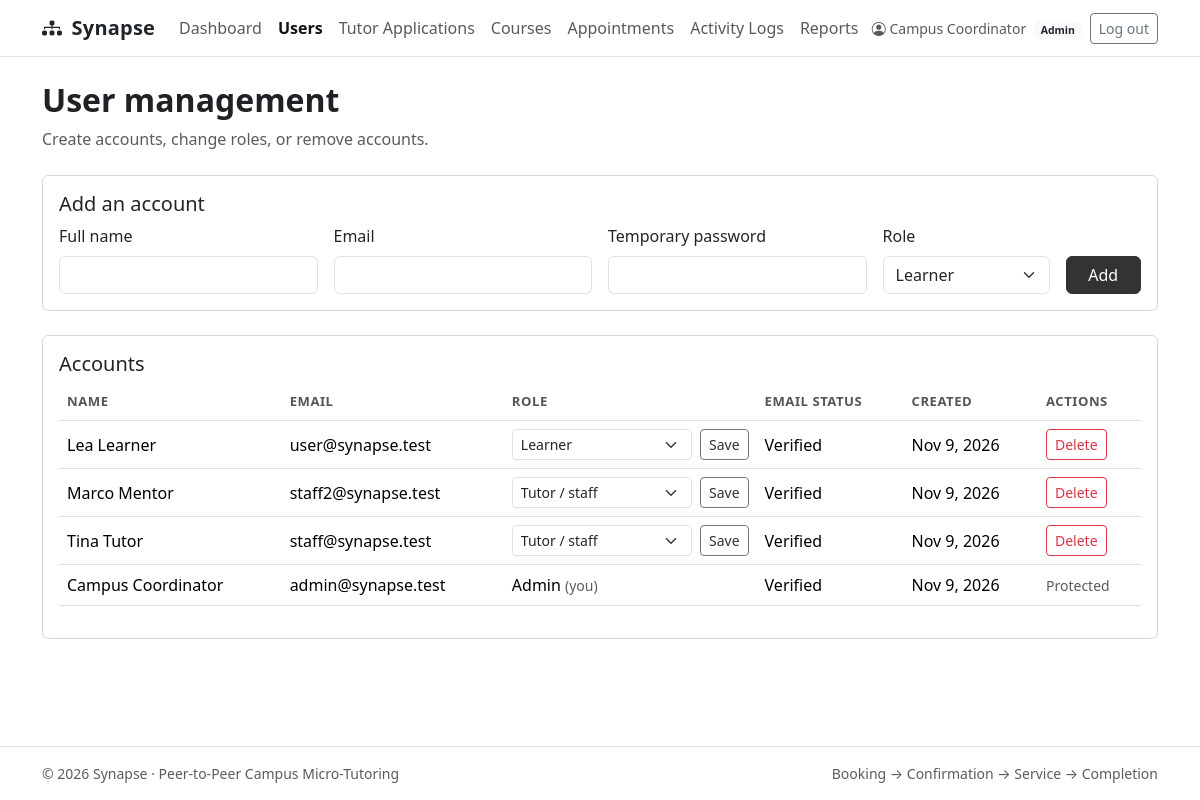
The page /admin/users.php (signed in) on the database its author committed.
### tables this page shows
CREATE TABLE IF NOT EXISTS users (
    id INT AUTO_INCREMENT PRIMARY KEY,
    full_name VARCHAR(100) NOT NULL,
    email VARCHAR(150) NOT NULL UNIQUE,
    password_hash VARCHAR(255) NOT NULL,
    role ENUM('admin', 'staff', 'user') NOT NULL DEFAULT 'user',
    is_verified TINYINT(1) NOT NULL DEFAULT 1,
    verification_token CHAR(32) NULL,
    token_expires_at DATETIME NULL,
    created_at TIMESTAMP NOT NULL DEFAULT CURRENT_TIMESTAMP
);

### config/env.php (called while the page is built, shortened)
<?php
function project_env(string $key, string $default = ''): string
{
    $value = $_ENV[$key] ?? getenv($key);
    return ($value === false || $value === null || $value === '') ? $default : (string) $value;
}

### includes/functions.php (called while the page is built, shortened)
<?php
require_once __DIR__ . '/../config/env.php';
require_once __DIR__ . '/../config/database.php';
function db(): mysqli
{
    global $conn;
    return $conn;
}
function e(mixed $value): string
{
    return htmlspecialchars((string) $value, ENT_QUOTES | ENT_SUBSTITUTE, 'UTF-8');
}
function url(string $path = ''): string
{
    return rtrim(project_env('APP_URL', 'http://localhost/Synapse'), '/') . '/' . ltrim($path, '/');
}
function current_user(): ?array
{
    return $_SESSION['user'] ?? null;
}
function dashboard_for(string $role): string
{
    if ($role === 'admin') return 'admin/dashboard.php';
    return 'user/dashboard.php';
}
function require_role(string|array $roles): array
{
    $user = current_user();
    $stmt = db()->prepare('SELECT full_name, email, role, is_verified FROM users WHERE id = ?');
    $stmt->bind_param('i', $user['id']);
    $stmt->execute();
    $account = $stmt->get_result()->fetch_assoc();
    $user = $_SESSION['user'];
    return $user;
}
function format_date(string $date): string
{
    return date('M j, Y', strtotime($date));
}

### admin/users.php (the view, shortened to what this page needs)
<?php
require_once __DIR__ . '/../includes/functions.php';
$admin = require_role('admin');
$users = db()->query('SELECT id, full_name, email, role, is_verified, created_at FROM users ORDER BY id DESC');
require __DIR__ . '/../includes/header.php';
?>
<div class="mb-4"><h1 class="page-heading h2">User management</h1><p class="text-muted mb-0">Create accounts, change roles, or remove accounts.</p></div>
<div class="card mb-4"><div class="card-body"><h2 class="h5">Add an account</h2><form method="post" class="row g-3">
    <div class="col-md-3"><label class="form-label">Full name</label><input class="form-control" name="full_name" maxlength="100" required></div>
    <div class="col-md-3"><label class="form-label">Email</label><input class="form-control" type="email" name="email" maxlength="150" required></div>
    <div class="col-md-3"><label class="form-label">Temporary password</label><input class="form-control" type="password" name="password" minlength="8" required></div>
    <div class="col-md-2"><label class="form-label">Role</label><select class="form-select" name="role"><option value="user">Learner</option><option value="staff">Tutor / staff</option><option value="admin">Admin</option></select></div>
    <div class="col-md-1 d-flex align-items-end"><button class="btn btn-primary w-100" type="submit">Add</button></div>
</form></div></div>
<div class="card"><div class="card-body"><h2 class="h5">Accounts</h2><div class="table-responsive"><table class="table align-middle"><thead><tr><th>Name</th><th>Email</th><th>Role</th><th>Email status</th><th>Created</th><th>Actions</th></tr></thead><tbody>
<?php while ($row = $users->fetch_assoc()): ?><tr><td><?= e($row['full_name']) ?></td><td><?= e($row['email']) ?></td><td>
    <?php if ((int) $row['id'] === (int) $admin['id']): ?><?= e(ucfirst($row['role'])) ?> <span class="text-muted small">(you)</span>
    <?php else: ?><form method="post" class="d-flex gap-2"><select class="form-select form-select-sm" name="role"><option value="user" <?= $row['role'] === 'user' ? 'selected' : '' ?>>Learner</option><option value="staff" <?= $row['role'] === 'staff' ? 'selected' : '' ?>>Tutor / staff</option></select><button class="btn btn-sm btn-outline-primary" name="action_button" value="save">Save</button></form><?php endif; ?>
    </td><td><?= (int) $row['is_verified'] === 1 ? 'Verified' : 'Pending' ?></td><td><?= e(format_date(substr($row['created_at'], 0, 10))) ?></td><td><?php if ((int) $row['id'] !== (int) $admin['id']): ?><form method="post" data-confirm="Delete this account and its linked bookings?"><input type="hidden" name="csrf_token" value="<?= e(csrf_token()) ?>"><input type="hidden" name="action" value="delete"><input type="hidden" name="id" value="<?= (int) $row['id'] ?>"><button class="btn btn-sm btn-outline-danger" type="submit">Delete</button></form><?php else: ?><span class="text-muted small">Protected</span><?php endif; ?></td></tr><?php endwhile; ?>
</tbody></table></div></div></div>
<?php require __DIR__ . '/../includes/footer.php'; ?>

### includes/header.php (shortened to what this page needs)
<?php
$loggedInUser = current_user();
$currentPath = $_SERVER['SCRIPT_NAME'] ?? '';
$nav = [];
if ($loggedInUser) {
    if ($loggedInUser['role'] === 'admin') {
        $nav = ['admin/dashboard.php' => 'Dashboard', 'admin/users.php' => 'Users', 'admin/tutor_applications.php' => 'Tutor Applications', 'admin/courses.php' => 'Courses', 'admin/appointments.php' => 'Appointments', 'admin/activity_logs.php' => 'Activity Logs', 'admin/reports.php' => 'Reports'];
    } elseif ($loggedInUser['role'] === 'staff') {
        $nav = ['staff/dashboard.php' => 'Approval Queue', 'staff/schedule.php' => 'My Availability'];
    } else {
        $nav = ['user/dashboard.php' => 'My Sessions', 'user/tutors.php' => 'Find a Tutor', 'user/book_appointment.php' => 'Book Session', 'user/tutor_application.php' => 'Apply as Tutor'];
    }
}
?>
<!doctype html>
<html lang="en">
<head>
    <link href="https://cdn.jsdelivr.net/npm/bootstrap@5.3.3/dist/css/bootstrap.min.css" rel="stylesheet">
    <link href="https://cdn.jsdelivr.net/npm/bootstrap-icons@1.11.3/font/bootstrap-icons.min.css" rel="stylesheet">
    <link href="<?= e(url('assets/css/style.css')) ?>" rel="stylesheet">
</head>
<body class="d-flex flex-column min-vh-100">
<nav class="navbar navbar-expand-lg navbar-light bg-white border-bottom no-print">
    <div class="container">
        <a class="navbar-brand fw-bold text-dark" href="<?= e(url($loggedInUser ? dashboard_for($loggedInUser['role']) : 'index.php')) ?>"><i class="bi bi-diagram-3-fill me-1"></i> Synapse</a>
        <div class="collapse navbar-collapse" id="mainNav">
            <ul class="navbar-nav me-auto">
                <?php foreach ($nav as $path => $label): ?><li class="nav-item"><a class="nav-link <?= str_ends_with($currentPath, $path) ? 'active' : '' ?>" href="<?= e(url($path)) ?>"><?= e($label) ?></a></li><?php endforeach; ?>
            </ul>
            <ul class="navbar-nav align-items-lg-center gap-lg-2">
                <?php if ($loggedInUser): ?>
                    <li class="nav-item"><span class="navbar-text small"><i class="bi bi-person-circle"></i> <?= e($loggedInUser['full_name']) ?> <span class="badge bg-light text-dark ms-1"><?= e(ucfirst($loggedInUser['role'])) ?></span></span></li>
                    <li class="nav-item"><form method="post" action="<?= e(url('logout.php')) ?>" class="d-inline"><?= csrf_field() ?><button class="btn btn-outline-secondary btn-sm mt-2 mt-lg-0" type="submit">Log out</button></form></li>
                <?php endif; ?>
            </ul>
        </div>
    </div>
</nav>
<main class="container py-4 flex-grow-1">

### assets/css/style.css (style rules this page uses)
:root { --bs-primary: #333; --bs-primary-rgb: 51, 51, 51; --synapse-primary: #333; --synapse-dark: #111; }
body { background: #fff; color: #202124; }
.btn-synapse, .btn-primary { --bs-btn-color: #fff; --bs-btn-bg: #333; --bs-btn-border-color: #333; --bs-btn-hover-bg: #111; --bs-btn-hover-border-color: #111; --bs-btn-active-bg: #111; --bs-btn-active-border-color: #111; }
.btn-outline-primary { --bs-btn-color: #333; --bs-btn-border-color: #777; --bs-btn-hover-color: #fff; --bs-btn-hover-bg: #333; --bs-btn-hover-border-color: #333; }
.navbar-brand { letter-spacing: .01em; }
.navbar .nav-link.active { color: #111; font-weight: 600; }
.card { border: 1px solid #d5d5d5; border-radius: .4rem; box-shadow: none; }
.page-heading { font-weight: 700; }
.table thead th { color: #555; font-size: .82rem; text-transform: uppercase; letter-spacing: .04em; }

### rows shown on the page
users: full_name "Campus Coordinator", role "Admin", email "admin@synapse.test", is_verified "Verified", created_at "Nov 9, 2026", shows "Protected"
users: full_name "Lea Learner", email "user@synapse.test", role "Learner", is_verified "Verified", created_at "Nov 9, 2026"
users: full_name "Marco Mentor", email "staff2@synapse.test", role "Tutor / staff", is_verified "Verified", created_at "Nov 9, 2026"
users: full_name "Tina Tutor", email "staff@synapse.test", role "Tutor / staff", is_verified "Verified", created_at "Nov 9, 2026"

### other values the page prints
$label "Dashboard"
$label "Users"
$label "Tutor Applications"
$label "Courses"
$label "Appointments"
$label "Activity Logs"
$label "Reports"
